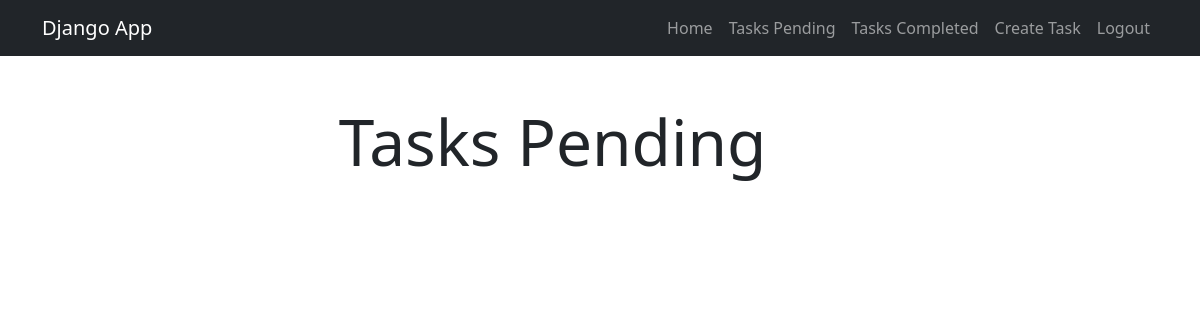
Before: /tasks_completed/ (signed in) with the older database file.
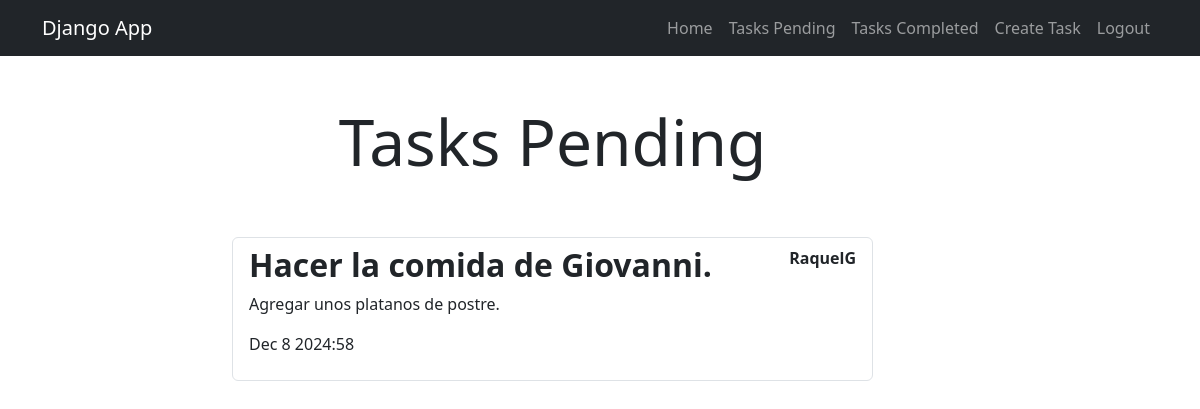
After: the same page with the newer database file.
### tasks/models.py (models this page shows, shortened)
class Task(models.Model):
    title = models.CharField(max_length=200)
    description = models.TextField(blank=True)
    created = models.DateTimeField(auto_now_add=True)
    datecompleted = models.DateTimeField(null=True, blank=True) #blanck=True indica que es opcional solo el admin y no en la base de datos
    important = models.BooleanField(default=False)
    user = models.ForeignKey(User, on_delete=models.CASCADE) #elimina datos en cascada

### tasks/views.py (the view)
# urls.py: path('tasks_completed/', views.tasks_completed, name='tasks_completed'),
@login_required
def tasks_completed(request):
    tasks = Task.objects.filter(user=request.user, datecompleted__isnull=False)
    return render(request, 'tasks.html',{'tasks':tasks})

### tasks/templates/tasks.html (shortened to what this page needs)
{% extends "base.html" %}
{% block content %}
<main class="container">
    <div class="row">
        <div class="col-md-7 offset-md-2">
            <h1 class="text-center display-3 py-5">Tasks Pending</h1>
            <ol class="list-group">
                {% for task in tasks %}
                <a class="list-group-item" href='{% url "task_detail" task.id%}'>
                    <header class="d-flex justify-content-between">
                        {% if task.important %}
                        <h2 class="fw-bold text-success">{{task.title}}</h1>
                        {% else %}
                        <h2 class="fw-bold">{{task.title}}</h1>
                        {% endif %}
                        <p><strong>{{task.user.username}}</strong></p>
                    </header>
                    <p>{{task.description}}</p>
                    <p>{{task.datecompleted|date:'M j Y:i'}}</p>
                </a>
                {% endfor %}
            </ol>
        </div>
    </div>
</main>
{% endblock  %}

Changed rows visible on the page:
added Task: title "Hacer la comida de Giovanni.", user.username "RaquelG", description "Agregar unos platanos de postre.", datecompleted "Dec 8 2024:58"
